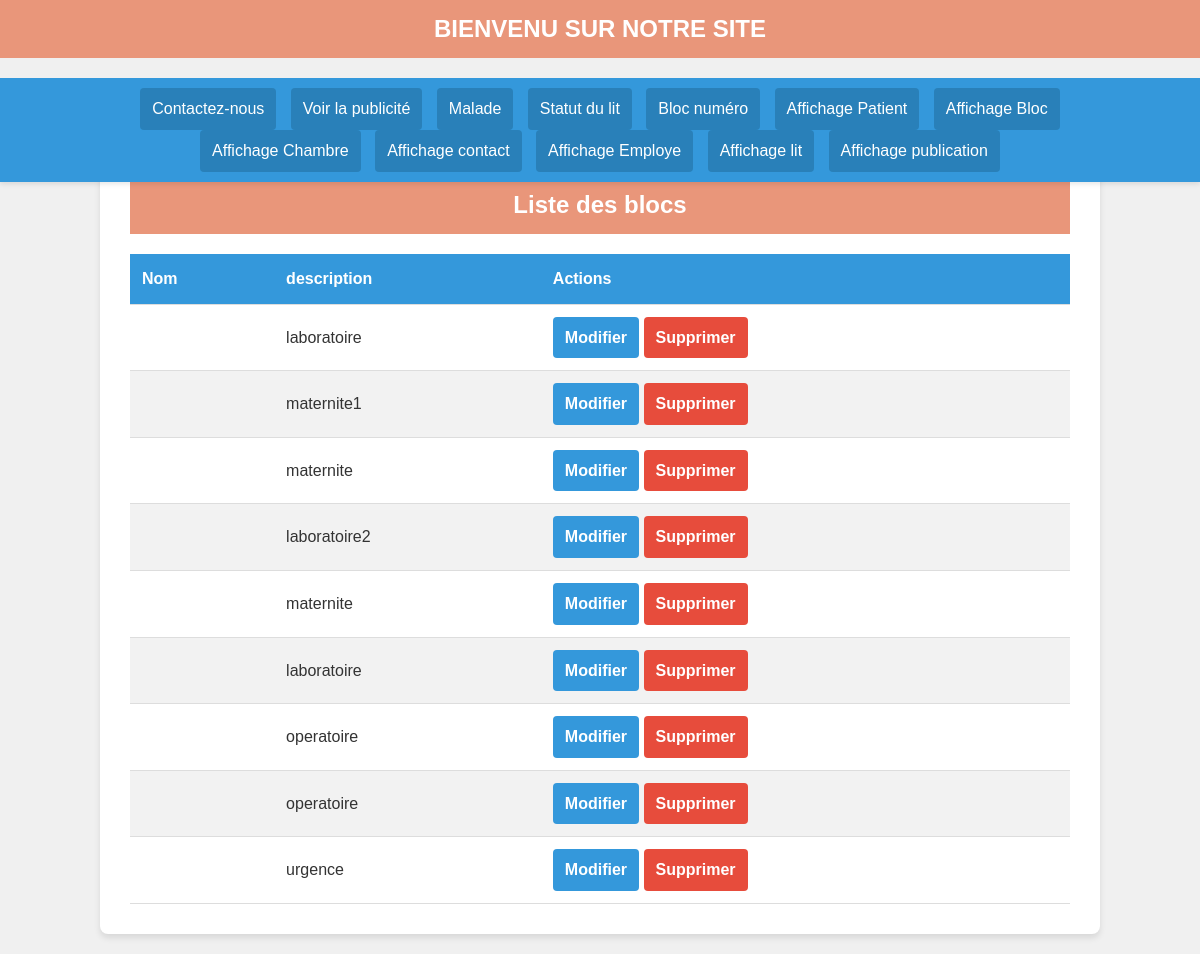
The page /user/affichagebloc.php on the database its author committed.
### tables this page shows
CREATE TABLE `bloc` (
  `id_bloc` int(11) NOT NULL,
  `nom_bloc` varchar(50) DEFAULT NULL,
  `description` text DEFAULT NULL
);

### user/affichagebloc.php (the view, shortened to what this page needs)
<!DOCTYPE html>
<html lang="fr">
<head>
</head>
<body>
<?php include 'Accueil.php';?>;
    <div class="container">
        <h1>Liste des blocs</h1>
        <?php
        try {
            $pdo = new PDO('mysql:host=localhost;dbname=gestion_chambre_lit;charset=utf8', 'root', '');
            $pdo->setAttribute(PDO::ATTR_ERRMODE, PDO::ERRMODE_EXCEPTION);
        } catch (PDOException $e) {
            die("Erreur de connexion : " . $e->getMessage());
        }
        $affichagebloc = $pdo->query("SELECT * FROM bloc");
        ?>
        <table>
            <thead>
                <tr>
                    <th>Nom </th>
                    <th>description</th>
                    <th>Actions</th>
                </tr>
            </thead>
            <tbody>
                <?php while ($blocRecup = $affichagebloc->fetch(PDO::FETCH_ASSOC)) { ?>
                    <tr>
                        <td><?php echo htmlspecialchars($blocRecup["nom"]); ?></td>
                        <td><?php echo htmlspecialchars($blocRecup["description"]); ?></td>
                        <td>
                            <a href="Modifiebloc.php?id=<?php echo $blocRecup["id_bloc"]; ?>" class="btn btn-primary">Modifier</a>
                            <a href="affichagebloc.php?sup=<?php echo $blocRecup["id_bloc"]; ?>" class="btn btn-danger" onclick="return confirm('Êtes-vous sûr de vouloir supprimer ce bloc ?');">Supprimer</a>
                        </td>
                    </tr>
                <?php } ?>
            </tbody>
        </table>
    </div>
</body>
</html>

### user/affichagebloc.php (style rules this page uses)
:root { --primary-color: #3498db; --secondary-color: #2ecc71; --danger-color: #e74c3c; --background-color: #f0f0f0; --text-color: #333; }
* { box-sizing: border-box; margin: 0; padding: 0; }
body { font-family: 'Arial', sans-serif; background-color: var(--background-color); color: var(--text-color); line-height: 1.6; padding: 20px; }
.container { max-width: 1000px; margin: 0 auto; margin-top:20px; background-color: #fff; border-radius: 8px; box-shadow: 0 4px 6px rgba(0, 0, 0, 0.1); padding: 30px; }
h1 { color: var(--primary-color); text-align: center; margin-bottom: 20px; }
table { width: 100%; border-collapse: collapse; margin-top: 20px; }
th, td { padding: 12px; text-align: left; border-bottom: 1px solid #ddd; }
th { background-color: var(--primary-color); color: #fff; }
tr:nth-child(even) { background-color: #f2f2f2; }
.btn { display: inline-block; padding: 8px 12px; border-radius: 4px; text-decoration: none; color: #fff; font-weight: bold; transition: background-color 0.3s ease; }
.btn-danger { background-color: var(--danger-color); }
.btn-primary { background-color: var(--primary-color); }

### user/Accueil.php (style rules this page uses)
* { margin: 0; padding: 0; box-sizing: border-box; }
body { font-family: Arial, sans-serif; padding-top: 100px; }
h1 { background-color: darksalmon; color: white; padding: 10px 0; text-align: center; font-size: 24px; }

### rows shown on the page
bloc: description "laboratoire"
bloc: description "maternite1"
bloc: description "maternite"
bloc: description "laboratoire2"
bloc: description "maternite"
bloc: description "laboratoire"
bloc: description "operatoire"
bloc: description "operatoire"
bloc: description "urgence"
